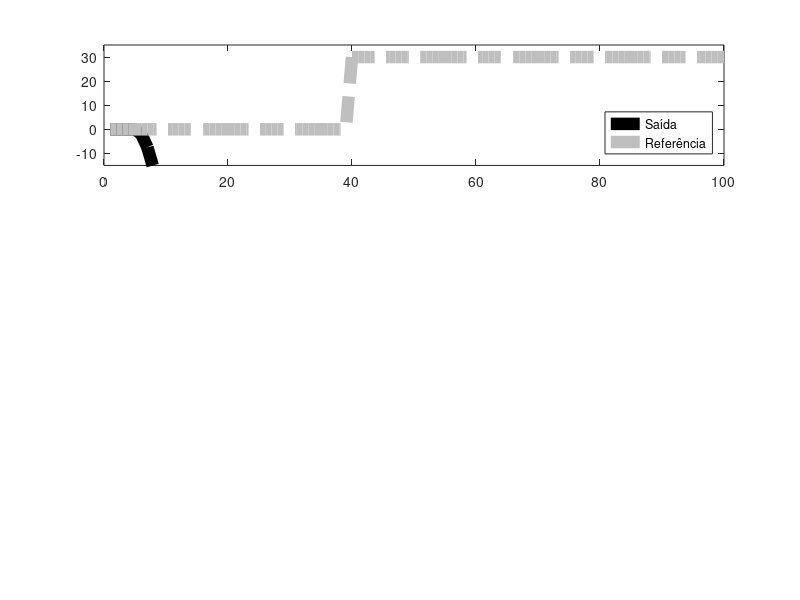

Write the MATLAB code that produced this figure. (Note: this script raises an error after producing the figure.)
%%%https://github.com/treezao/Livro_mpc_codes/blob/main/Volume2/Capitulo4-SSMPC/Exemplo4.7/exemploMotorDC_ssmpc.m


clear all, 
close all, 
clc
 
%% Modelo da planta em função de transferência
A = [1 -1.905, 0.905];
num = [0.09675 0.09358]; 
B = 4*num;
Bq = -[0 num];

n = 1; % número de saídas
m = 1; % número de manipuladas
mq = 1; % número de perturbações



%% obtenção do modelo em espaço de estados
Gz = [tf([0 B],A,1), tf(Bq,A,1)] % modelo em função de transferência

sys = ss(Gz)

%% Sintonia do SSMPC

N1 = 1; %% horizonte de predição inicial
N2 = 30; %% horizonte predição final
N = N2-N1+1; % horizonte de predição
Nu = 5; %% horizonte de controle
Nq = 3; %% horizonte de perturbação

lambda = 1; % ponderação do incremento de controle para o GPC1
delta = 1;  % ponderação dos erros futuros

af = 0; % polo do filtro de referência


Umax = 100; % limite superior do sinal de controle
Umin = 0; % limite inferior do sinal de controle
dumax = 3; % incremento máximo do sinal de controle
dumin = -dumax; % incremento mínimo do sinal de controle
%restrição na saida
ymax = [25];
ymin = -ymax;
psi = [1000]; % ponderação das variáveis de folga

%% obtenção das matrizes do SSMPC
A = sys.A;
B = sys.B(:,1);
Bq = sys.B(:,2);
C = sys.C;
Cq = sys.D(:,2);

temp1 = 0;

F = [];
Ii = [];
for i=1:N
    temp1 = temp1+A^i;
    
    Ftemp = [C*temp1 -C*temp1];
    F = [F;Ftemp];
    
    Ii = [Ii; eye(n)];
end

Fq = [C*Bq+Cq, -C*Bq];
temp1 = eye(size(A));
for i=1:N-1
    temp1 = temp1+A^i;
    
    Fqtemp = [C*temp1*Bq+Cq, -C*temp1*Bq];
    Fq = [Fq;Fqtemp];
    
end



G0 = [];
temp1 = eye(size(A));
for i=1:N
    G0 = [G0;C*temp1*B];
    
    temp1 = temp1 + A^i;
end


G = G0;
for i= 1:Nu-1
    temp = [zeros(i*n,m);G0(1:end-i*n,:)];
    G = [G,temp];
end


G0q = [Cq];
temp1 = eye(size(A));
for i=1:N-1
    
    G0q = [G0q;C*temp1*Bq+Cq];
    
    temp1 = temp1 + A^i;
end

Gq = [];
for i=0:Nq-1
    temp = [zeros(i*n,mq);G0q(1:end-i*n,:)];
    Gq = [Gq,temp];
end


%%% matrizes de ponderações
Qei = diag(delta);

Qe = [];
for i=1:N
    Qe = blkdiag(Qe,Qei);
end

Qui = diag(lambda);

Qu = [];
for i=1:Nu
    Qu = blkdiag(Qu,Qui);
end

Kmpc = (G'*Qe*G+Qu)\(G'*Qe);
Kmpc1 = Kmpc(1:m,:);

Hqp = 2*(G'*Qe*G+Qu);
fqp1 = -2*G'*Qe;

%%% matrizes de restrições
T = tril(ones(Nu));

Rbar = [eye(Nu);
         -eye(Nu);
         T;
        -T;
        G;
        -G];

rbar1 = [dumax*ones(Nu,1);
         -dumin*ones(Nu,1)];



%% vetores de simulação
nin = 10; % iteração inicial (para inicialização correta)
nit = nin+100; % número de iterações da simulação

refs = zeros(1,nit); % vetor das referências
perts = zeros(1,nit+Nq); % vetor da perturbação

refs(nin+40:end) = 30;
perts(1,nin+5:end) = 20;
perts(1,nin+70:end) = 30;

%% simulação do SSMPC - caso 1 - sem FF
estados = zeros(size(A,1),nit);
saidas = zeros(1,nit); % vetor da saída
entradas = zeros(1,nit); % vetor do sinal de controle
du = zeros(1,nit); % vetor dos incrementos de controle

rfant = 0;

y_rbarmax = [ymax']*ones(N2-N1+1,1);
y_rbarmin = [ymin']*ones(N2-N1+1,1);


for k=nin+1:nit
    %%% simulação do processo
    estados(:,k) = A*estados(:,k-1)+B*entradas(:,k-1)+Bq*perts(:,k-1);
    saidas(1,k) = C*estados(:,k);
              
    %%% vetor de referências
    rf = af*rfant + (1-af)*refs(k);
    rfant = rf;
    R = rf*ones(N,1);
    
    %%% cálculo da resposta livre;
    f = Ii*saidas(:,k)+ F*[estados(:,k);
                           estados(:,k-1)];
       
    % y_rbarmax = repmat([ymax'],N2-N1+1,1);
    % y_rbarmin = repmat([ymin'],N2-N1+1,1);

    %%% cálculo das matrizes de restrição
    rbar = [rbar1;
             (Umax-entradas(1,k-1))*ones(Nu,1);
             (-Umin+entradas(1,k-1))*ones(Nu,1);
             y_rbarmax - f ;
             y_rbarmin + f ];
    
    fqp = fqp1*(R-f);
    %%% cálculo do incremento de controle ótimo
    % duOti= Kmpc1*(R-f);
    duOti = quadprog(Hqp,fqp,Rbar,rbar);

    
    if isempty(duOti)
        if k == 1
            du(1:m,k)  = [0];
        else
            du(1:m,k) = du(1:m,k-1)
        end
    else
        du(1:m,k) = duOti(1:m);
    end

    %%% cálculo do sinal de controle ótimo
    entradas(:,k) = du(:,k)+entradas(:,k-1);
    
    
              
end

%%% 
saidas1 = saidas;
estados1 = estados;
entradas1 = entradas;
du1 = du;



% 
% 
% 
% 
% 
% 
% 
% %% simulação do SSMPC - caso 2 - com FF mas Nq = 0
% estados = zeros(size(A,1),nit);
% saidas = zeros(1,nit); % vetor da saída
% entradas = zeros(1,nit); % vetor do sinal de controle
% du = zeros(1,nit); % vetor dos incrementos de controle
% 
% rfant = 0;
% 
% for k=nin+1:nit
%     %%% simulação do processo
%     estados(:,k) = A*estados(:,k-1)+B*entradas(:,k-1)+Bq*perts(:,k-1);
%     saidas(1,k) = C*estados(:,k);
% 
%     %%% vetor de referências
%     rf = af*rfant + (1-af)*refs(k);
%     rfant = rf;
%     R = rf*ones(N,1);
% 
%     %%% cálculo da resposta livre;
%     f = Ii*saidas(:,k)...
%          +F*[estados(:,k);
%            estados(:,k-1)]...
%         +Fq*[perts(:,k);
%              perts(:,k-1)];
% 
%     %%% cálculo das matrizes de restrição
%     rbar = [rbar1;
%              (Umax-entradas(1,k-1))*ones(Nu,1);
%              (-Umin+entradas(1,k-1))*ones(Nu,1)];
% 
%     fqp = fqp1*(R-f);
%     %%% cálculo do incremento de controle ótimo
% %     duOti= Kmpc1*(R-f);
%     duOti = quadprog(Hqp,fqp,Rbar,rbar);
%     du(1:m,k) = duOti(1:m);
% 
%     %%% cálculo do sinal de controle ótimo
%     entradas(:,k) = du(:,k)+entradas(:,k-1);
% 
% 
% 
% end
% 
% saidas2 = saidas;
% estados2 = estados;
% entradas2 = entradas;
% du2 = du;
% 
% 
% 
% 

% 
% 
% 
% 
% %% simulação do SSMPC - caso 3 - com FF mas Nq = 5
% estados = zeros(size(A,1),nit);
% saidas = zeros(1,nit); % vetor da saída
% entradas = zeros(1,nit); % vetor do sinal de controle
% du = zeros(1,nit); % vetor dos incrementos de controle
% 
% rfant = 0;
% 
% for k=nin+1:nit
%     %%% simulação do processo
%     estados(:,k) = A*estados(:,k-1)+B*entradas(:,k-1)+Bq*perts(:,k-1);
%     saidas(1,k) = C*estados(:,k);
% 
%     %%% vetor de referências
%     rf = af*rfant + (1-af)*refs(k);
%     rfant = rf;
%     R = rf*ones(N,1);
% 
% 
%     %%% cálculo da resposta livre;
%     f = Ii*saidas(:,k)...
%         +F*[estados(:,k);
%            estados(:,k-1)]...
%         +Fq*[perts(:,k);
%              perts(:,k-1)]...
%         +Gq*(perts(:,k+1:k+Nq)-perts(:,k:k+Nq-1))';
% 
%     %%% cálculo das matrizes de restrição
%     rbar = [rbar1;
%              (Umax-entradas(1,k-1))*ones(Nu,1);
%              (-Umin+entradas(1,k-1))*ones(Nu,1)];
% 
%     fqp = fqp1*(R-f);
%     %%% cálculo do incremento de controle ótimo
% %     duOti= Kmpc1*(R-f);
%     duOti = quadprog(Hqp,fqp,Rbar,rbar);
%     du(1:m,k) = duOti(1:m);
% 
%     %%% cálculo do sinal de controle ótimo
%     entradas(:,k) = du(:,k)+entradas(:,k-1);
% 
% 
% 
% end
% 
% saidas3 = saidas;
% estados3 = estados;
% entradas3 = entradas;
% du3 = du;

% norm(saidas3(:,nin+60:nin+80)-refs(:,nin+60:nin+80))
% norm(saidas2(:,nin+60:nin+80)-refs(:,nin+60:nin+80))
% norm(saidas1(:,nin+60:nin+80)-refs(:,nin+60:nin+80))

%% Geração das figuras
cores = gray(5);
cores = cores(1:end-1,:);
tamlinha = 9;
tamletra = 16;

hf = figure
h=subplot(3,1,1)
plot(saidas1(1,nin+1:nit),'LineWidth',tamlinha,'Color',cores(1,:))
hold on
plot(refs(1,nin+1:nit),'-.','LineWidth',tamlinha,'Color',cores(4,:))
ylim([-15 35])
hl = legend('Saída','Referência','Location','SouthEast')
% hl.Position = [0.6810 0.7246 0.2375 0.1107];
h.YTick = [0 15 30]
ylabel('Controlada','FontSize', tamletra)
set(h, 'FontSize', tamletra);
grid on

h = subplot(3,1,2)
plot(entradas1(1,nin+1:nit),'LineWidth',tamlinha,'Color',cores(1,:))

ylabel('Manipulada','FontSize', tamletra)
grid on
set(h, 'FontSize', tamletra);
% ylim([-5 5])

h = subplot(3,1,3)
plot(du1(1,nin+1:nit),'LineWidth',tamlinha,'Color',cores(1,:))

h.YTick = [-3 0 3]
ylabel('\Delta u','FontSize', tamletra)
xlabel('Tempo (amostras)','FontSize', tamletra)
grid on
ylim([-4 4])
set(h, 'FontSize', tamletra);

% h=subplot(3,1,3)
% plot(t,erro(1:nit-N2-1),'LineWidth',tamlinha,'Color',cores(1,:))
% title('Erro', 'FontSize', tamletra);
% xlabel('tempo', 'FontSize', tamletra);
% set(h, 'FontSize', tamletra);

 
% print('exemploMotorDC_ssmpc','-depsc')
% 
% 
% %%
% limx = [60 80]
% 
% hf = figure
% h=subplot(3,1,1)
% plot(saidas1(1,nin+1:nit),'LineWidth',tamlinha,'Color',cores(1,:))
% hold on
% plot(saidas2(1,nin+1:nit),'--','LineWidth',tamlinha,'Color',cores(2,:))
% plot(saidas3(1,nin+1:nit),':','LineWidth',tamlinha,'Color',cores(3,:))
% plot(refs(1,nin+1:nit),'-.','LineWidth',tamlinha,'Color',cores(4,:))
% % ylim([0 2])
% xlim(limx)
% hl = legend('s/ FF','c/ FF (N_q=0)','c/ FF (N_q=3)','Referência','Location','SouthWest')
% % hl.Position = [0.1423 0.6451 0.2393 0.2298];
% ylabel('Controlada','FontSize', tamletra)
% set(h, 'FontSize', tamletra);
% grid on
% ylim([27 31])
% 
% h = subplot(3,1,2)
% plot(entradas1(1,nin+1:nit),'LineWidth',tamlinha,'Color',cores(1,:))
% hold on
% plot(entradas2(1,nin+1:nit),'--','LineWidth',tamlinha,'Color',cores(2,:))
% plot(entradas3(1,nin+1:nit),':','LineWidth',tamlinha,'Color',cores(3,:))
% xlim(limx)
% 
% ylabel('Manipulada','FontSize', tamletra)
% grid on
% set(h, 'FontSize', tamletra);
% 
% 
% h = subplot(3,1,3)
% plot(du1(1,nin+1:nit),'LineWidth',tamlinha,'Color',cores(1,:))
% hold on
% plot(du2(1,nin+1:nit),'--','LineWidth',tamlinha,'Color',cores(2,:))
% plot(du3(1,nin+1:nit),':','LineWidth',tamlinha,'Color',cores(3,:))
% xlim(limx)
% 
% ylim([-3 3])
% 
% ylabel('\Delta u','FontSize', tamletra)
% xlabel('Tempo (amostras)','FontSize', tamletra)
% grid on
% % ylim([-5 5])
% set(h, 'FontSize', tamletra);
% 
% ax = get(gcf,'children');
% ind = find(isgraphics(ax,'Legend'));
% set(gcf,'children',ax([ind:end,1:ind-1]))
% 
% 
% 
% 
% % print('exemploMotorDC_ssmpc_comp','-depsc')
% 
% 
% 
